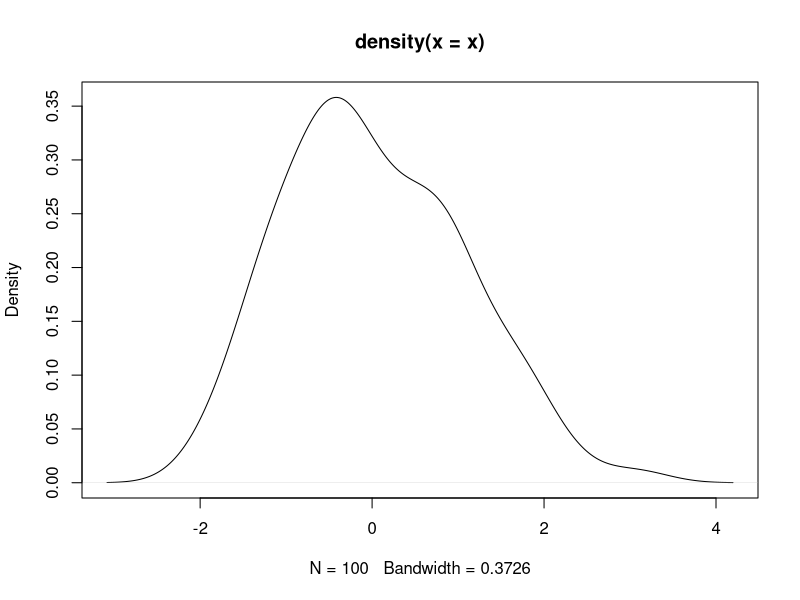

Source code (R):
## ---- chunk 1
knitr::opts_chunk$set(echo = TRUE)
## ---- chunk 2
# R code goes here
summary(mtcars)

x <- rnorm(100)  # random sample from normal distribution
dens <- density(x)    # calculate density


plot(dens)            # plot density
